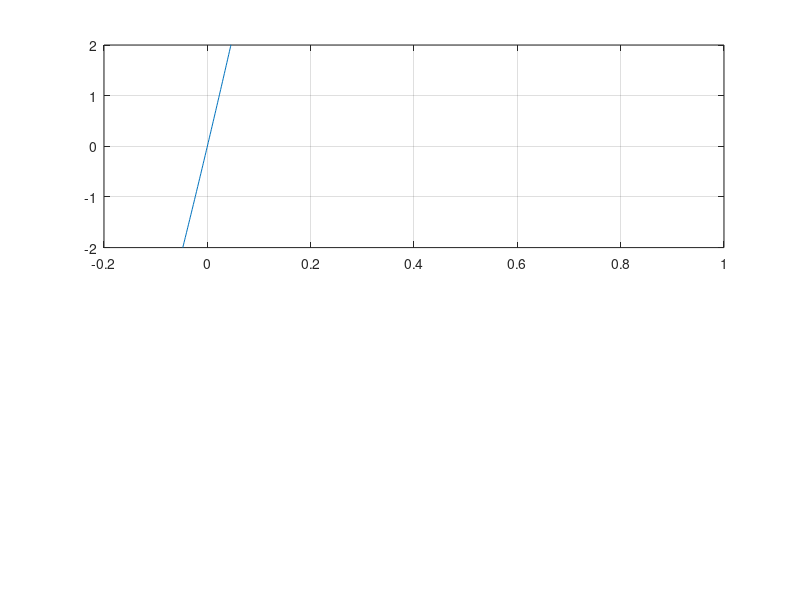

Here is the MATLAB script that generated this plot: (Note: this script raises an error after producing the figure.)
%%%%%%%%%%%%%%%%%%%%%%%%%%%%%%%%%%%%%%%%%%%%%%%%%%%%%%%%%%%%%%%%%%%%%%%%%
%Skript som visualiserar positiva rötter
%Plottar också asymptoten x=-0.5?????


N=1000;
f=@(x)62*x-((x.^2+x+0.04)./(2*x+1)).^7-19*x.*exp(-x);

x1=linspace(-0.2,1,N);
x2=linspace(3,5,N);

y1=f(x1);
y2=f(x2);

subplot(2,1,1), 
plot(x1,y1), 
ylim([-2,2]), grid on, sgtitle("Positiva rötter")
xlabel("x"), ylabel("f(x)")

subplot(2,1,2), 
plot(x2,y2), 
ylim([-2,2]), grid on
xlabel("x"), ylabel("f(x)")

%%%%%%%%%%%%%%%%%%%%%%%%%%%%%%%%%%%%%%%%%%%%%%%%%%%%%%%%%%%%%%%